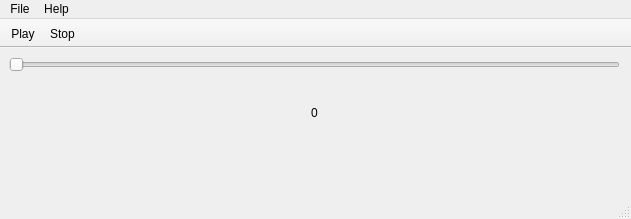
<?xml version="1.0" encoding="UTF-8"?>
<ui version="4.0">
 <class>MainWindow</class>
 <widget class="QMainWindow" name="MainWindow">
  <property name="geometry">
   <rect>
    <x>0</x>
    <y>0</y>
    <width>631</width>
    <height>219</height>
   </rect>
  </property>
  <property name="windowTitle">
   <string>MainWindow</string>
  </property>
  <property name="toolButtonStyle">
   <enum>Qt::ToolButtonFollowStyle</enum>
  </property>
  <widget class="QWidget" name="centralwidget">
   <widget class="QWidget" name="verticalLayoutWidget">
    <property name="geometry">
     <rect>
      <x>9</x>
      <y>9</y>
      <width>611</width>
      <height>91</height>
     </rect>
    </property>
    <layout class="QVBoxLayout" name="verticalLayout">
     <item>
      <widget class="QSlider" name="horizontalSlider">
       <property name="enabled">
        <bool>true</bool>
       </property>
       <property name="cursor">
        <cursorShape>WaitCursor</cursorShape>
       </property>
       <property name="orientation">
        <enum>Qt::Horizontal</enum>
       </property>
      </widget>
     </item>
     <item>
      <widget class="QLabel" name="label">
       <property name="autoFillBackground">
        <bool>true</bool>
       </property>
       <property name="text">
        <string>0</string>
       </property>
       <property name="textFormat">
        <enum>Qt::AutoText</enum>
       </property>
       <property name="scaledContents">
        <bool>false</bool>
       </property>
       <property name="alignment">
        <set>Qt::AlignCenter</set>
       </property>
      </widget>
     </item>
    </layout>
   </widget>
  </widget>
  <widget class="QMenuBar" name="menubar">
   <property name="geometry">
    <rect>
     <x>0</x>
     <y>0</y>
     <width>631</width>
     <height>35</height>
    </rect>
   </property>
   <widget class="QMenu" name="menuFile">
    <property name="title">
     <string>File</string>
    </property>
    <addaction name="actionOpen"/>
    <addaction name="actionClose"/>
    <addaction name="separator"/>
    <addaction name="actionQuit"/>
   </widget>
   <widget class="QMenu" name="menuHelp">
    <property name="title">
     <string>Help</string>
    </property>
    <addaction name="actionAbout"/>
   </widget>
   <addaction name="menuFile"/>
   <addaction name="menuHelp"/>
  </widget>
  <widget class="QStatusBar" name="statusbar"/>
  <widget class="QToolBar" name="toolBar">
   <property name="contextMenuPolicy">
    <enum>Qt::ActionsContextMenu</enum>
   </property>
   <property name="windowTitle">
    <string>toolBar</string>
   </property>
   <property name="movable">
    <bool>false</bool>
   </property>
   <attribute name="toolBarArea">
    <enum>TopToolBarArea</enum>
   </attribute>
   <attribute name="toolBarBreak">
    <bool>false</bool>
   </attribute>
   <addaction name="actionPlay"/>
   <addaction name="actionStop"/>
  </widget>
  <action name="actionOpen">
   <property name="text">
    <string>Open</string>
   </property>
  </action>
  <action name="actionClose">
   <property name="text">
    <string>Close</string>
   </property>
  </action>
  <action name="actionQuit">
   <property name="text">
    <string>Quit</string>
   </property>
  </action>
  <action name="actionPlay">
   <property name="icon">
    <iconset>
     <normalon>:/icons/play.png</normalon>
    </iconset>
   </property>
   <property name="text">
    <string>Play</string>
   </property>
  </action>
  <action name="actionStop">
   <property name="icon">
    <iconset>
     <normalon>:/icons/stop.png</normalon>
    </iconset>
   </property>
   <property name="text">
    <string>Stop</string>
   </property>
  </action>
  <action name="actionAbout">
   <property name="text">
    <string>About</string>
   </property>
  </action>
 </widget>
 <resources>
  <include location="application.qrc"/>
 </resources>
 <connections>
  <connection>
   <sender>horizontalSlider</sender>
   <signal>valueChanged(int)</signal>
   <receiver>label</receiver>
   <slot>setNum(int)</slot>
   <hints>
    <hint type="sourcelabel">
     <x>314</x>
     <y>93</y>
    </hint>
    <hint type="destinationlabel">
     <x>314</x>
     <y>141</y>
    </hint>
   </hints>
  </connection>
 </connections>
</ui>
